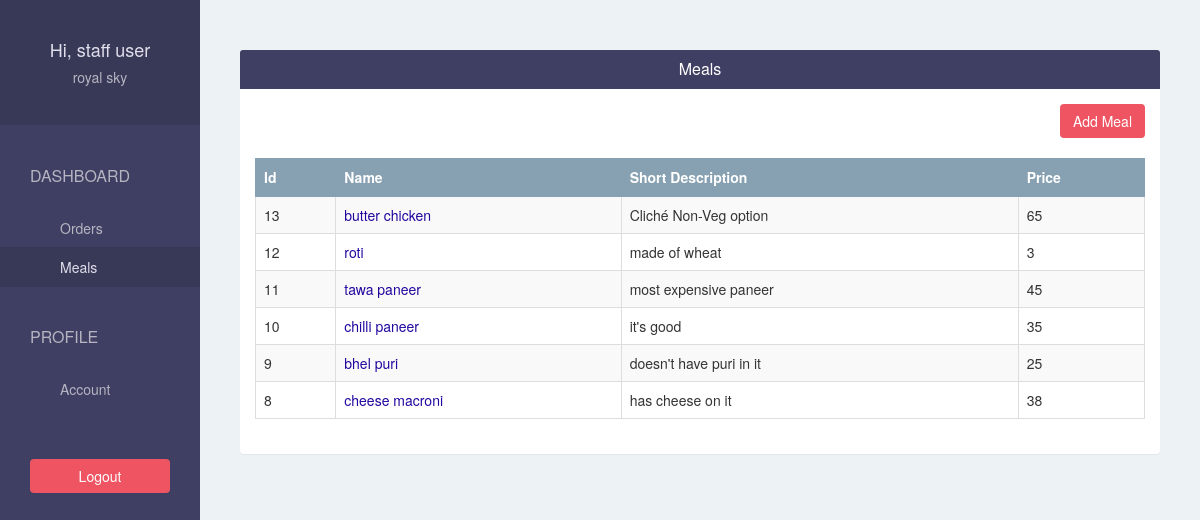
/restaurant/meal/ (signed in), run on the app's committed database.
### foodapp/models.py (models this page shows, shortened)
class Restaurant(models.Model):
    user = models.OneToOneField(User, on_delete=models.CASCADE, related_name='restaurant')
    name = models.CharField(max_length=500)
    phone = models.CharField(max_length=500)
    address = models.CharField(max_length=500)
    logo = models.ImageField(upload_to='restaurant_logo/', blank=False)

class Meal(models.Model):
    restaurant = models.ForeignKey(Restaurant, on_delete=models.CASCADE, default=None)
    name = models.CharField(max_length=500)
    short_description = models.CharField(max_length=500)
    price = models.IntegerField(default=0)

### foodapp/views.py (the view)
# urls.py: path('restaurant/meal/', views.restaurant_meal, name = 'restaurant-meal'),
@login_required(login_url='/restaurant/sign-in/')
def restaurant_meal(request):
    meals = Meal.objects.filter(restaurant = request.user.restaurant).order_by("-id")
    return render(request, 'restaurant/meal.html', {"meals": meals})

### foodapp/templates/restaurant/meal.html
{% extends 'restaurant/base.html' %}
{% block page %}
    <div class="panel">
        <div class="panel-heading bg-blue">
            <h4 class="panel-title text-center text-white">Meals</h4>
        </div>
        <div class="panel-body">
            <div class="text-right">
                <a href="{% url 'restaurant-add-meal' %}" class="btn btn-pink">Add Meal</a>
                <br/>
                <br/>
            </div>
            <table class="table table-bordered table-hover table-striped">
                <thead>
                    <tr class="bg-gray text-white">
                        <th>Id</th>
                        <th>Name</th>
                        <th>Short Description</th>
                        <th>Price</th>
                    </tr>
                </thead>
                <tbody>
                    {% for meal in meals %}
                    <tr>
                        <td scope="row">{{ meal.id }}</td>
                        <td><a href="{% url 'restaurant-edit-meal' meal.id %}">{{ meal.name}}</a></td>
                        <td>{{ meal.short_description }}</td>
                        <td>{{ meal.price }}</td>
                    </tr>
                    {% endfor %}
                </tbody>
            </table>
        </div>
    </div>
{% endblock%}

### foodapp/templates/restaurant/base.html (shortened to what this page needs)
{% extends 'base.html' %}
{% block sidebar %}
    {% url 'restaurant-order' as restaurant_order_url %}
    {% url 'restaurant-meal' as restaurant_meal_url %}
    {% url 'restaurant-report' as restaurant_report_url %}
    {% url 'restaurant-customer' as restaurant_customer_url %}
    {% url 'restaurant-account' as restaurant_account_url %}
    <div class="text-center">
      <h4>Hi, {{ request.user.get_full_name }}</h4>
      <h5>{{ request.user.restaurant.name }}</h5>
    </div>
    <div class="list-group">
      <span class="text-uppercase">Dashboard</span>
      <a href="{% url 'restaurant-order' %}"
          class="list-group-item {% if request.path == restaurant_order_url %} active {% endif %} ">
          Orders
      </a>
      <a href="{% url 'restaurant-meal' %}"
          class="list-group-item {% if request.path == restaurant_meal_url %} active {% endif %} ">Meals</a>
      <span class="text-uppercase">Profile</span>
      <a href="{% url 'restaurant-account' %}"
          class="list-group-item {% if request.path == restaurant_account_url %} active {% endif %} ">Account</a>
    </div>
    <div class="text-center">
      <a href="/restaurant/sign-out" class="btn btn-pink">Logout</a>
    </div>
{% endblock %}

### foodapp/static/css/style.css (style rules this page uses)
body { padding-top: 50px; background-color: #EDF2F5; overflow: auto; }
.bg-blue { background-color: #3F3F63; }
.bg-gray { background-color: #88A1B2; }
.text-white { color: white; }
.btn-pink { color: white; background-color: #EE5462; }
.sidebar > div:first-child { padding: 30px 10px; font-weight: bold; font-size: 15px; background-color: #383957; }
.sidebar > div:first-child > h4 { color: #e0deeb; }
.sidebar > div:first-child > h5 { color: #b6b4c1; }
.sidebar .list-group { padding: 0; background-color: #3F3F63; }
.sidebar .list-group > span { color: #b6b4c1; display: block; margin-top: 20px; padding: 20px 30px; font-size: 16px; font-weight: 300; }
.sidebar .list-group .list-group-item, .sidebar .list-group .list-group-item:focus { background-color: #3F3F63; color: #b6b4c1; border: 0; padding-left: 60px; padding-right: 30px; }
.sidebar .list-group .list-group-item.active, .sidebar .list-group .list-group-item:hover { background-color: #383957; color: #e0deeb; }
.sidebar > div:last-child { padding: 30px; }
.sidebar > div:last-child .btn { width: 100%; }
.content .panel { border: none; }
.table > thead > tr > th, .table > thead > tr > td { vertical-align: middle; }
.table, .table > thead > tr > th { border-color: #88A1B2; }
td a, td a:hover, td a:visited { color: #22069e; text-decoration: none; }

### data on the page
Meal: id "13", name "butter chicken", short_description "Cliché Non-Veg option", price "65"
Meal: id "12", name "roti", short_description "made of wheat", price "3"
Meal: id "11", name "tawa paneer", short_description "most expensive paneer", price "45"
Meal: id "10", name "chilli paneer", short_description "it's good", price "35"
Meal: id "9", name "bhel puri", short_description "doesn't have puri in it", price "25"
Meal: id "8", name "cheese macroni", short_description "has cheese on it", price "38"

### other printed values
{{ request.user.get_full_name }} "staff user"
{{ request.user.restaurant.name }} "royal sky"
